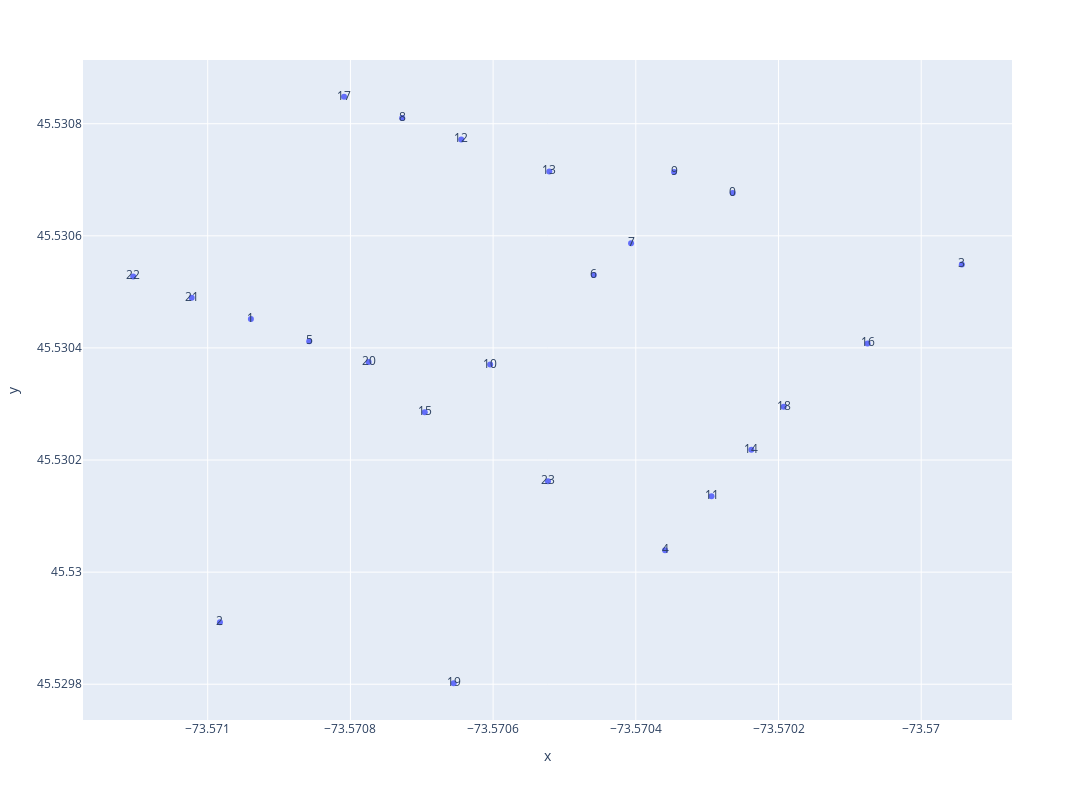

The notebook cell this image was saved under:
### Markdown cell above
### Having extracted the centroids, the graph can be generated. Also, the coordinates of the centroid points are used to plot them.

### Code cell
# create graph
G=nx.Graph()
for i in range(len(centroid)):
    G.add_node(i,pos=(centroid[i].x,centroid[i].y))
nx.draw(G, with_labels=True)

# extract position attributes of the points
pos=nx.get_node_attributes(G,'pos')

xs,ys,label=[],[],[]
for i in range(len(pos)):
    xs.append(pos[i][0])
    ys.append(pos[i][1])
    label.append(i)

# plot the centroids - plt

n=list(G.nodes)
fig, ax = plt.subplots()
ax.scatter(xs, ys)
plt.grid()

for i, txt in enumerate(n):
    ax.annotate(txt, (xs[i], ys[i]))
plt.show()

# plot the centroids - plotly
import plotly.express as px
px.scatter(x=xs,y=ys,width=1200, height=800,text=label)

### Figure 1 — Plotly figure (JSON) as saved in the notebook; plotly's stock layout.template omitted (floating-point values rounded to 4 significant figures)
{"data": [{"hovertemplate": "x=%{x}<br>y=%{y}<br>text=%{text}<extra></extra>", "legendgroup": "", "marker": {"color": "#636efa", "symbol": "circle"}, "mode": "markers+text", "name": "", "orientation": "v", "showlegend": false, "text": [0, 1, 2, 3, 4, 5, 6, 7, 8, 9, 10, 11, 12, 13, 14, 15, 16, 17, 18, 19, 20, 21, 22, 23], "type": "scatter", "x": [-73.57, -73.57, -73.57, -73.57, -73.57, -73.57, -73.57, -73.57, -73.57, -73.57, -73.57, -73.57, -73.57, -73.57, -73.57, -73.57, -73.57, -73.57, -73.57, -73.57, -73.57, -73.57, -73.57, -73.57], "xaxis": "x", "y": [45.53, 45.53, 45.53, 45.53, 45.53, 45.53, 45.53, 45.53, 45.53, 45.53, 45.53, 45.53, 45.53, 45.53, 45.53, 45.53, 45.53, 45.53, 45.53, 45.53, 45.53, 45.53, 45.53, 45.53], "yaxis": "y"}], "layout": {"height": 800, "legend": {"tracegroupgap": 0}, "margin": {"t": 60}, "width": 1200, "xaxis": {"anchor": "y", "domain": [0, 1], "title": {"text": "x"}}, "yaxis": {"anchor": "x", "domain": [0, 1], "title": {"text": "y"}}}}
